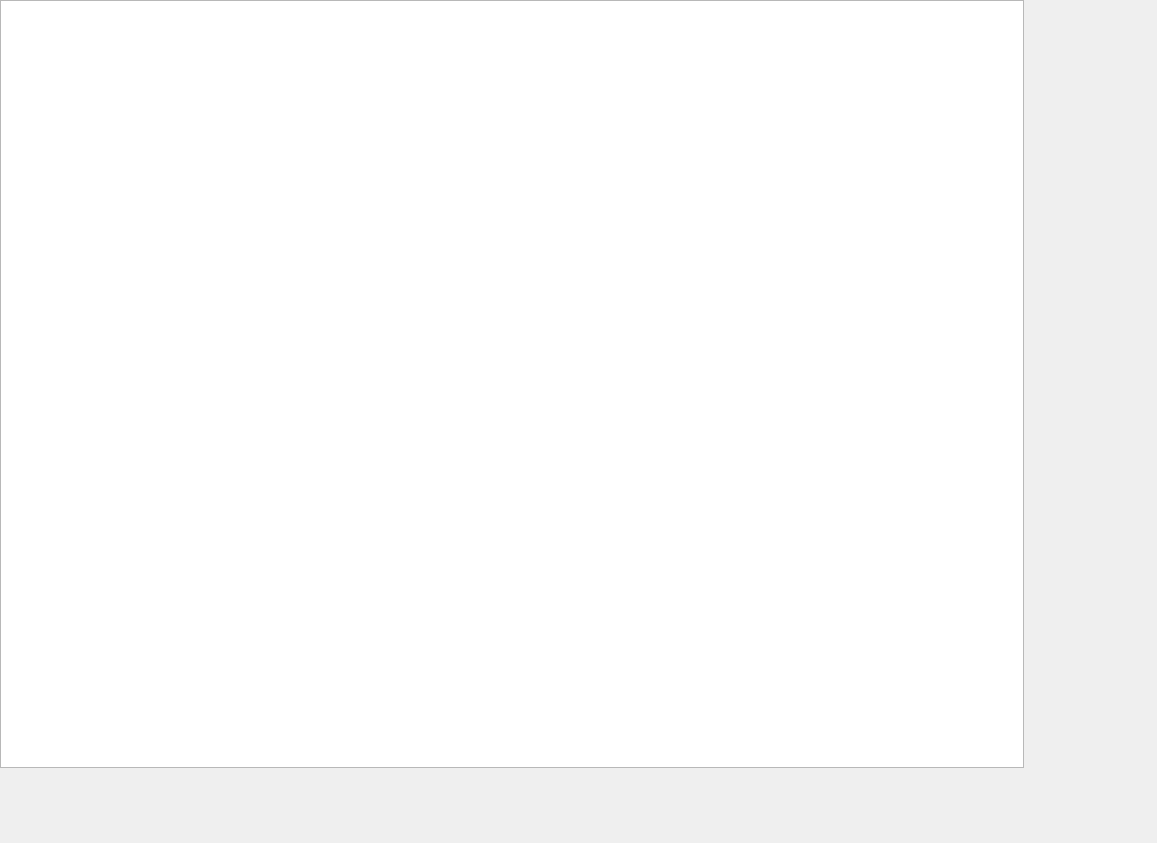
<?xml version="1.0" encoding="UTF-8"?>
<ui version="4.0">
 <class>MainWindow</class>
 <widget class="QMainWindow" name="MainWindow">
  <property name="geometry">
   <rect>
    <x>0</x>
    <y>0</y>
    <width>1157</width>
    <height>843</height>
   </rect>
  </property>
  <property name="windowTitle">
   <string>MainWindow</string>
  </property>
  <widget class="QWidget" name="centralWidget">
   <widget class="QGraphicsView" name="graphicsView">
    <property name="geometry">
     <rect>
      <x>0</x>
      <y>0</y>
      <width>1024</width>
      <height>768</height>
     </rect>
    </property>
   </widget>
  </widget>
 </widget>
 <layoutdefault spacing="6" margin="11"/>
 <resources/>
 <connections/>
</ui>
